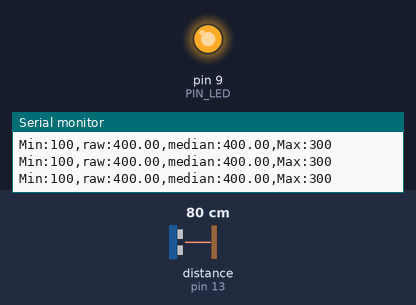
A sketch run on a simulated Arduino Uno, built with avr-gcc and run on an emulated ATmega328P. Parts: output pins drawn as LEDs (lit = HIGH), the last lines printed to the serial monitor. Wiring (inferred from the names in the program): ultrasonic range finder: trigger pin 12; echo pin 13. The inputs (shaded band) are chosen by the test bench; at power-on: distance to the obstacle (sensor on pin 13) 80 cm. The echo pulse lasts 58.3 µs per cm; pins used as bus, display or sensor lines are not drawn.

Above: at 1.2 s.
1.3 s: distance to the obstacle (sensor on pin 13) set to 18 cm
At 2.1 s:
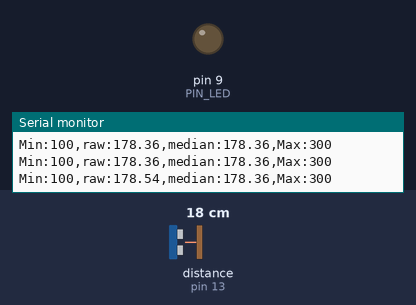
2.8 s: distance to the obstacle (sensor on pin 13) set to 2 cm
At 3.2 s:
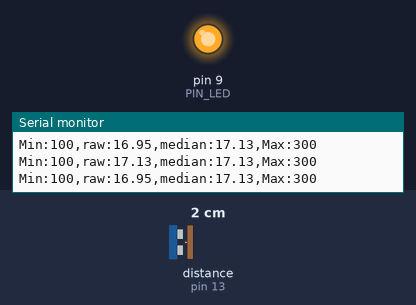
Timing chart, 0 to 5.8 s (numbered marks = the images above; inputs shaded):
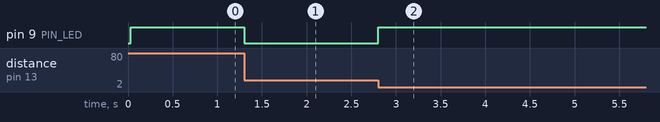

Measured:
- after the input at 1.3 s, pin 9 (PIN_LED): HIGH → LOW at once
- after the input at 2.8 s, pin 9 (PIN_LED): LOW → HIGH at once

The sketch:

09_challenge_median_N10.ino
```cpp
// Arduino pin assignment
#define PIN_LED  9
#define PIN_TRIG 12
#define PIN_ECHO 13

// configurable parameters
#define SND_VEL 346.0     // sound velocity at 24 celsius degree (unit: m/sec)
#define INTERVAL 25       // sampling interval (unit: msec)
#define PULSE_DURATION 10 // ultra-sound Pulse Duration (unit: usec)
#define _DIST_MIN 100     // minimum distance to be measured (unit: mm)
#define _DIST_MAX 300     // maximum distance to be measured (unit: mm)

#define TIMEOUT ((INTERVAL / 2) * 1000.0) // maximum echo waiting time (unit: usec)
#define SCALE (0.001 * 0.5 * SND_VEL)     // coefficient to convert duration to distance

// ===== Median filter setting =====
// For the assignment, test MEDIAN_N = 3, 10, and 30.
#define MEDIAN_N 10

// global variables
unsigned long last_sampling_time = 0; // unit: msec
float samples[MEDIAN_N];              // stores the most recent N raw samples
int sample_index = 0;                 // next position to overwrite
int sample_count = 0;                 // number of valid slots currently filled

float USS_measure(int TRIG, int ECHO);
float median_filter(float new_sample);

void setup() {
  // initialize GPIO pins
  pinMode(PIN_LED, OUTPUT);
  pinMode(PIN_TRIG, OUTPUT);
  pinMode(PIN_ECHO, INPUT);
  digitalWrite(PIN_TRIG, LOW);

  // initialize serial port
  Serial.begin(57600);
}

void loop() {
  float dist_raw;
  float dist_median;

  // wait until next sampling time
  if (millis() < last_sampling_time + INTERVAL)
    return;

  // get a raw distance reading from the ultrasonic sensor
  dist_raw = USS_measure(PIN_TRIG, PIN_ECHO);

  // Challenge: use ONLY the median filter.
  // Do NOT replace invalid measurements with the previous valid value.
  dist_median = median_filter(dist_raw);

  // output values to Serial Plotter
  Serial.print("Min:");
  Serial.print(_DIST_MIN);
  Serial.print(",raw:");
  Serial.print(min(dist_raw, (float)(_DIST_MAX + 100)));
  Serial.print(",median:");
  Serial.print(min(dist_median, (float)(_DIST_MAX + 100)));
  Serial.print(",Max:");
  Serial.print(_DIST_MAX);
  Serial.println("");

  // LED indicates whether the RAW value is inside the desired range
  if ((dist_raw < _DIST_MIN) || (dist_raw > _DIST_MAX))
    digitalWrite(PIN_LED, HIGH); // LED OFF
  else
    digitalWrite(PIN_LED, LOW);  // LED ON

  // update last sampling time
  last_sampling_time += INTERVAL;
}

// Median filter: keep the most recent MEDIAN_N raw samples,
// sort a temporary copy, and return the middle value.
float median_filter(float new_sample) {
  // store newest raw sample in circular buffer
  samples[sample_index] = new_sample;
  sample_index = (sample_index + 1) % MEDIAN_N;

  if (sample_count < MEDIAN_N)
    sample_count++;

  // copy current samples so the original circular buffer is not reordered
  float temp[MEDIAN_N];
  for (int i = 0; i < sample_count; i++) {
    temp[i] = samples[i];
  }

  // simple ascending sort (bubble sort)
  for (int i = 0; i < sample_count - 1; i++) {
    for (int j = 0; j < sample_count - 1 - i; j++) {
      if (temp[j] > temp[j + 1]) {
        float t = temp[j];
        temp[j] = temp[j + 1];
        temp[j + 1] = t;
      }
    }
  }

  // odd number of samples: return the center value
  if (sample_count % 2 == 1) {
    return temp[sample_count / 2];
  }

  // even number of samples: average the two center values
  return (temp[sample_count / 2 - 1] + temp[sample_count / 2]) / 2.0;
}

// get a distance reading from USS. return value is in millimeter.
float USS_measure(int TRIG, int ECHO) {
  digitalWrite(TRIG, HIGH);
  delayMicroseconds(PULSE_DURATION);
  digitalWrite(TRIG, LOW);

  return pulseIn(ECHO, HIGH, TIMEOUT) * SCALE; // unit: mm
}
```
